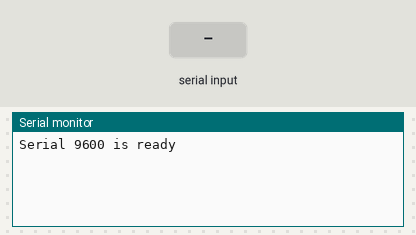
Bench run of a sketch on a simulated Arduino Uno, built with avr-gcc and run on an emulated ATmega328P. Parts: the last lines printed to the serial monitor. The test bench sets the inputs (shaded band).

Above: at 1.2 s.
1.3 s: "1" received over the second serial link
At 2.5 s:
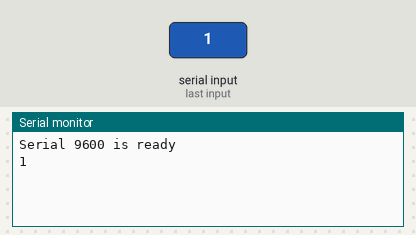
2.8 s: "0" received over the second serial link
At 3.7 s:
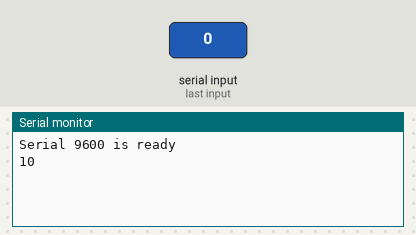

The sketch:

at_mode.ino
```cpp
#include <SoftwareSerial.h>

SoftwareSerial BTSerial(10, 11);

void setup() {
  // put your setup code here, to run once:
  Serial.begin(9600);
  Serial.println("Serial 9600 is ready");

  BTSerial.begin(38400);
}

void loop() {
  // put your main code here, to run repeatedly:
  if (BTSerial.available())
    Serial.write(BTSerial.read());
  if (Serial.available())
    BTSerial.write(Serial.read());
}
```

Measured:
- after the input at 1.3 s, the serial monitor: prints a new line at once (image 1)
- after the input at 2.8 s, the serial monitor: prints a new line at once (image 2)
